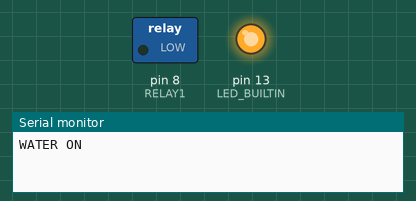
Bench run of a sketch on a simulated Arduino Uno, built with avr-gcc and run on an emulated ATmega328P. Parts: switched loads named in the sketch (green lamp = pin HIGH), output pins drawn as LEDs (lit = HIGH), the last lines printed to the serial monitor.

Above: at 0.1 s.
At 15.1 s:
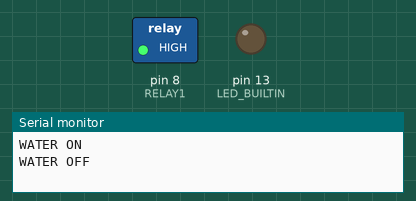
Timing chart, 0 to 16.6 s (numbered marks = the images above):
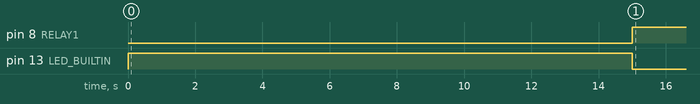

The sketch:

WaterGardeningWithTimer.ino
```cpp
#define RELAY1  8


void setup() {
  // put your setup code here, to run once:
  Serial.begin(9600);
  pinMode(RELAY1, OUTPUT);
  // initialize digital pin LED_BUILTIN as an output.
  pinMode(LED_BUILTIN, OUTPUT);

}

void loop() {

    // turn on relay/water
    digitalWrite(RELAY1,LOW);
    digitalWrite(LED_BUILTIN, HIGH);
    Serial.println("WATER ON");
    delay(15000);
    //turn off relay/water
    digitalWrite(RELAY1,HIGH);
    digitalWrite(LED_BUILTIN, LOW);
    Serial.println("WATER OFF");
    delay(1800000);

}
```

Measured:
- by itself, pin 8 (RELAY1): LOW → HIGH at 15.0 s
- by itself, pin 13 (LED_BUILTIN): LOW → HIGH at 0.00 s, → LOW 15.0 s later
